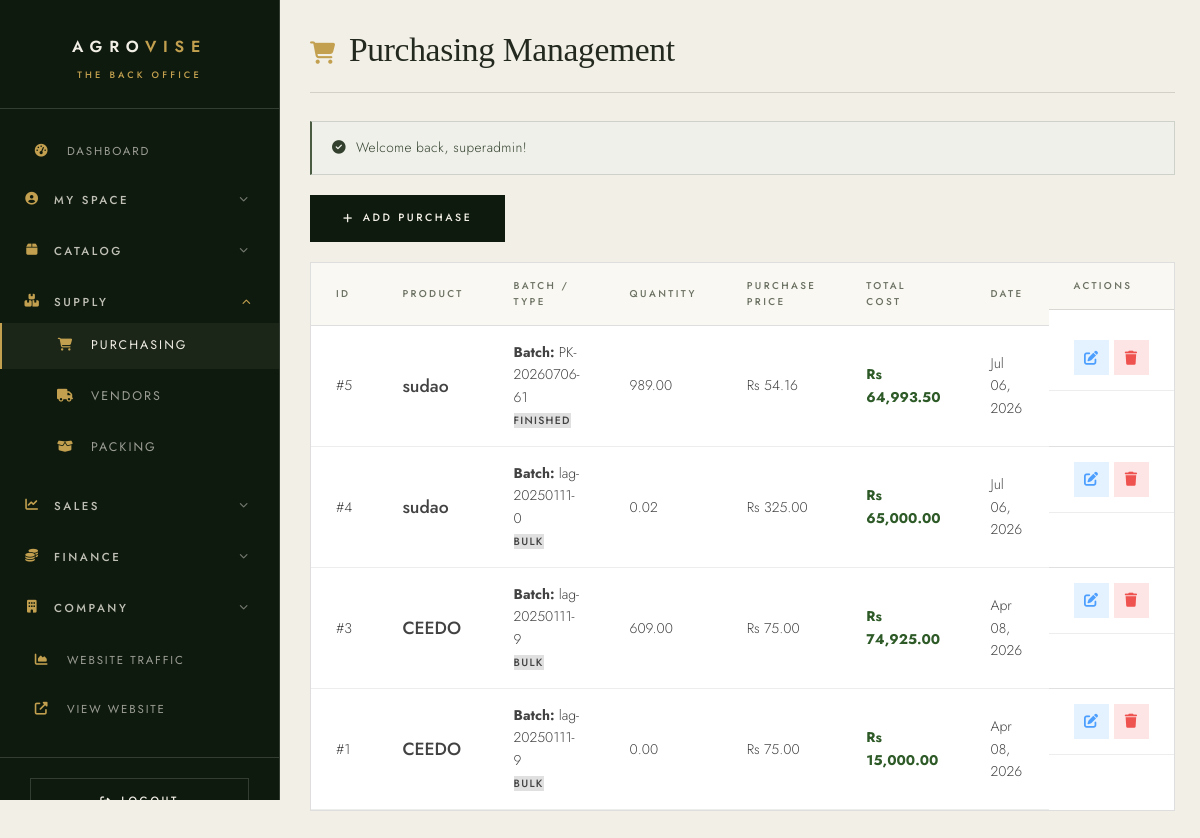
/admin/purchasing.php (signed in), run on the app's committed database.
### tables this page shows
CREATE TABLE `purchasing` (
  `id` int NOT NULL AUTO_INCREMENT,
  `product_id` int NOT NULL,
  `batch_number` varchar(50) NOT NULL,
  `type` enum('BULK','PACKING','FINISHED','OTHERS') NOT NULL,
  `purchase_price` decimal(10,2) NOT NULL,
  `quantity` decimal(10,2) NOT NULL,
  `total_price` decimal(10,2) NOT NULL,
  `date_added` timestamp NULL DEFAULT CURRENT_TIMESTAMP,
  `expiry_date` date DEFAULT NULL,
  `vendor_id` int DEFAULT NULL,
  PRIMARY KEY (`id`),
  KEY `product_id` (`product_id`)
);

CREATE TABLE `products` (
  `id` int NOT NULL AUTO_INCREMENT,
  `name` varchar(255) DEFAULT NULL,
  `category` varchar(100) DEFAULT NULL,
  `image` varchar(255) DEFAULT NULL,
  `created_at` timestamp NULL DEFAULT CURRENT_TIMESTAMP,
  `date_added` timestamp NULL DEFAULT CURRENT_TIMESTAMP,
  `packing_type` enum('Bottle','Bag','None') DEFAULT 'None',
  `avg_packs_per_carton` int DEFAULT '0',
  `is_published` tinyint(1) DEFAULT '0',
  PRIMARY KEY (`id`)
);

### includes/functions.php (called while the page is built, shortened)
<?php
function getFlashMessage() {
    if (isset($_SESSION['flash'])) {
        $flash = $_SESSION['flash'];
        return $flash;
    }
    return null;
}
function sanitize($input) {
    return htmlspecialchars(trim($input ?? ''), ENT_QUOTES, 'UTF-8');
}
?>

### admin/purchasing.php (the view, shortened to what this page needs)
<?php
require_once '../includes/functions.php';
$conn = getDBConnection();
$stmt = $conn->query("
    SELECT p.*, pr.name as product_name
    FROM purchasing p
    JOIN products pr ON p.product_id = pr.id
    ORDER BY p.date_added DESC
");
$purchases = $stmt->fetchAll();
$flash = getFlashMessage();
?>
<!DOCTYPE html>
<html lang="en">
<head>
    <link rel="stylesheet" href="https://cdnjs.cloudflare.com/ajax/libs/font-awesome/6.4.0/css/all.min.css">
    <link rel="stylesheet" href="../assets/css/style.css?v=ed3">
</head>
<body class="admin-body">
    <div class="admin-wrapper">
        <?php require __DIR__ . '/../includes/admin-sidebar.php'; ?>
        <main class="admin-main">
            <div class="admin-header">
                <h1><i class="fas fa-shopping-cart"></i> Purchasing Management</h1>
            </div>
            <?php if ($flash): ?>
            <div class="alert alert-<?php echo $flash['type']; ?>">
                <i class="fas fa-check-circle"></i> <?php echo $flash['message']; ?>
            </div>
            <?php endif; ?>
            <div class="action-bar" style="margin-bottom: 20px;">
                <a href="add-purchase.php" class="btn btn-primary"><i class="fas fa-plus"></i> Add Purchase</a>
            </div>
            <div class="data-card">
                <div class="table-responsive">
                    <table class="data-table">
                        <thead>
                            <tr>
                                <th>ID</th>
                                <th>Product</th>
                                <th>Batch / Type</th>
                                <th>Quantity</th>
                                <th>Purchase Price</th>
                                <th>Total Cost</th>
                                <th>Date</th>
                                <th class="action-btns">Actions</th>
                            </tr>
                        </thead>
                        <tbody>
                            <?php if (empty($purchases)): ?>
                            <tr>
                                <td colspan="8" style="text-align: center; padding: 20px;">No purchases found.</td>
                            </tr>
                            <?php else: ?>
                                <?php foreach ($purchases as $p): ?>
                                <tr>
                                    <td>#<?php echo $p['id']; ?></td>
                                    <td style="font-weight: 500; font-size: 1.1rem;"><?php echo sanitize($p['product_name']); ?></td>
                                    <td>
                                        <div><strong>Batch:</strong> <?php echo sanitize($p['batch_number']); ?></div>
                                        <span class="badge" style="background: var(--light-gray); color: var(--text-dark); margin-top: 5px;"><?php echo sanitize($p['type']); ?></span>
                                    </td>
                                    <td><?php echo number_format($p['quantity'], 2); ?></td>
                                    <td>Rs <?php echo number_format($p['purchase_price'], 2); ?></td>
                                    <td style="font-weight: bold; color: var(--primary-green);">Rs <?php echo number_format($p['total_price'], 2); ?></td>
                                    <td><?php echo date('M d, Y', strtotime($p['date_added'])); ?></td>
                                    <td class="action-btns">
                                        <div style="display: flex; gap: 5px;">
                                            <a href="edit-purchase.php?id=<?php echo $p['id']; ?>" class="btn-icon edit" title="Edit"><i class="fas fa-edit"></i></a>
                                            <a href="?delete=<?php echo $p['id']; ?>" class="btn-icon delete" title="Delete" onclick="return confirm('Are you sure you want to delete this purchase record? Note: Deletion may fail if this item is used in packing or invoices.');"><i class="fas fa-trash"></i></a>
                                        </div>
                                    </td>
                                </tr>
                                <?php endforeach; ?>
                            <?php endif; ?>
                        </tbody>
                    </table>
                </div>
            </div>
        </main>
    </div>
</body>
</html>

### data on the page
purchasing: id "5", product.name "sudao", batch_number "PK-20260706-61", type "FINISHED", quantity "989.00", purchase_price "54.16", total_price "64,993.50", date_added "Jul 06, 2026"
purchasing: id "4", product.name "sudao", batch_number "lag-20250111-0", type "BULK", quantity "0.02", purchase_price "325.00", total_price "65,000.00", date_added "Jul 06, 2026"
purchasing: id "3", product.name "CEEDO", batch_number "lag-20250111-9", type "BULK", quantity "609.00", purchase_price "75.00", total_price "74,925.00", date_added "Apr 08, 2026"
purchasing: id "1", product.name "CEEDO", batch_number "lag-20250111-9", type "BULK", quantity "0.00", purchase_price "75.00", total_price "15,000.00", date_added "Apr 08, 2026"

### other printed values
$flash['message'] "Welcome back, superadmin!"
